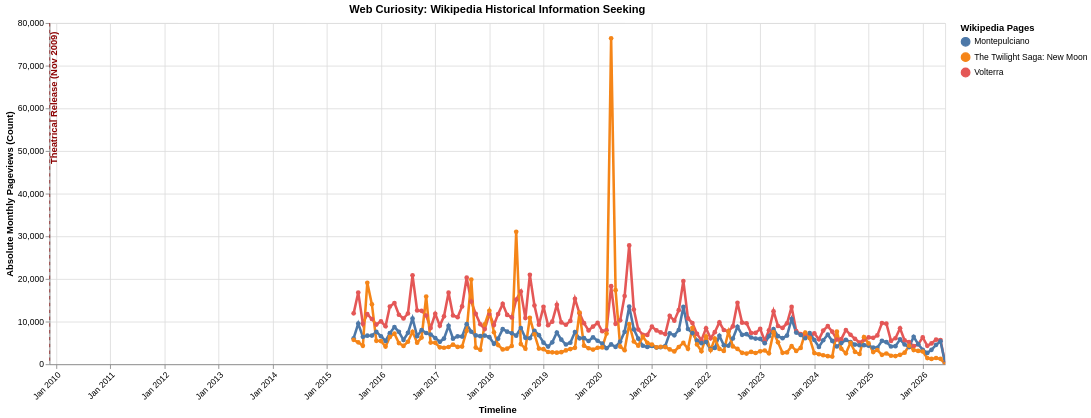

Write a Vega-Lite specification for this figure.
### Vega-Lite specification from a JSON file in a GitHub repository (floating-point values rounded to 4 significant figures; data arrays with more than 128 entries replaced by an {"elided": "..."} marker saying what was removed)
{"config": {"view": {"continuousWidth": 300, "continuousHeight": 300}}, "layer": [{"data": {"name": "data-18b2c35a60765d3d60c65a9a2c0c2330"}, "mark": {"type": "line", "point": true, "strokeWidth": 3}, "encoding": {"color": {"field": "Subject", "legend": {"title": "Wikipedia Pages"}, "scale": {"scheme": "tableau10"}, "type": "nominal"}, "tooltip": [{"field": "Date", "format": "%B %Y", "type": "temporal"}, {"field": "Subject", "type": "nominal"}, {"field": "Wiki_Views", "format": ",.0f", "type": "quantitative"}], "x": {"axis": {"format": "%b %Y", "labelAngle": -45}, "field": "Date", "title": "Timeline", "type": "temporal"}, "y": {"field": "Wiki_Views", "title": "Absolute Monthly Pageviews (Count)", "type": "quantitative"}}, "name": "view_eaef18da2e7d2c04_0"}, {"data": {"name": "data-61964f74232b242a40587ab03f63472c"}, "mark": {"type": "rule", "size": 1.5, "strokeDash": [4, 4]}, "encoding": {"color": {"field": "Color", "scale": null, "type": "nominal"}, "x": {"field": "Date", "type": "temporal"}}}, {"data": {"name": "data-61964f74232b242a40587ab03f63472c"}, "mark": {"type": "text", "align": "right", "angle": 270, "baseline": "top", "dx": 5, "fontSize": 11, "fontWeight": "bold"}, "encoding": {"color": {"field": "Color", "scale": null, "type": "nominal"}, "text": {"field": "Event", "type": "nominal"}, "x": {"field": "Date", "type": "temporal"}, "y": {"value": 15}}}], "height": 400, "params": [{"name": "param_1e9efca18e7a2868", "select": {"type": "interval", "encodings": ["x", "y"]}, "bind": "scales", "views": ["view_eaef18da2e7d2c04_0"]}], "title": "Web Curiosity: Wikipedia Historical Information Seeking", "width": 1050, "$schema": "https://vega.github.io/schema/vega-lite/v6.4.1.json", "datasets": {"data-18b2c35a60765d3d60c65a9a2c0c2330": {"elided": "396 records"}, "data-61964f74232b242a40587ab03f63472c": [{"Date": "2009-11-18T00:00:00", "Event": "Theatrical Release (Nov 2009)", "Color": "#8B0000"}]}}
